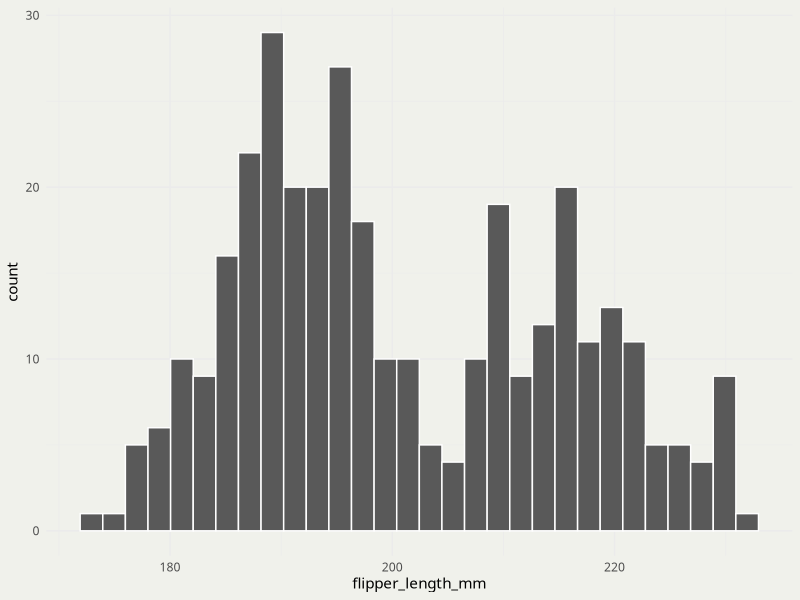

The R source for this figure:
## ---- chunk 1
#| include: false

library(tidyverse)

knitr::opts_chunk$set(echo = TRUE,
                  message = FALSE,
                  warning = FALSE)

slides_theme = theme_minimal(
  base_family = "Linux Libertine"
) +
  theme(plot.background = element_rect(fill = "#f0f1eb", colour = NA))
  

theme_set(slides_theme)
## ---- chunk 2
palmerpenguins::penguins %>%
  ggplot(aes(x = flipper_length_mm)) +
  geom_histogram(col = "white")
